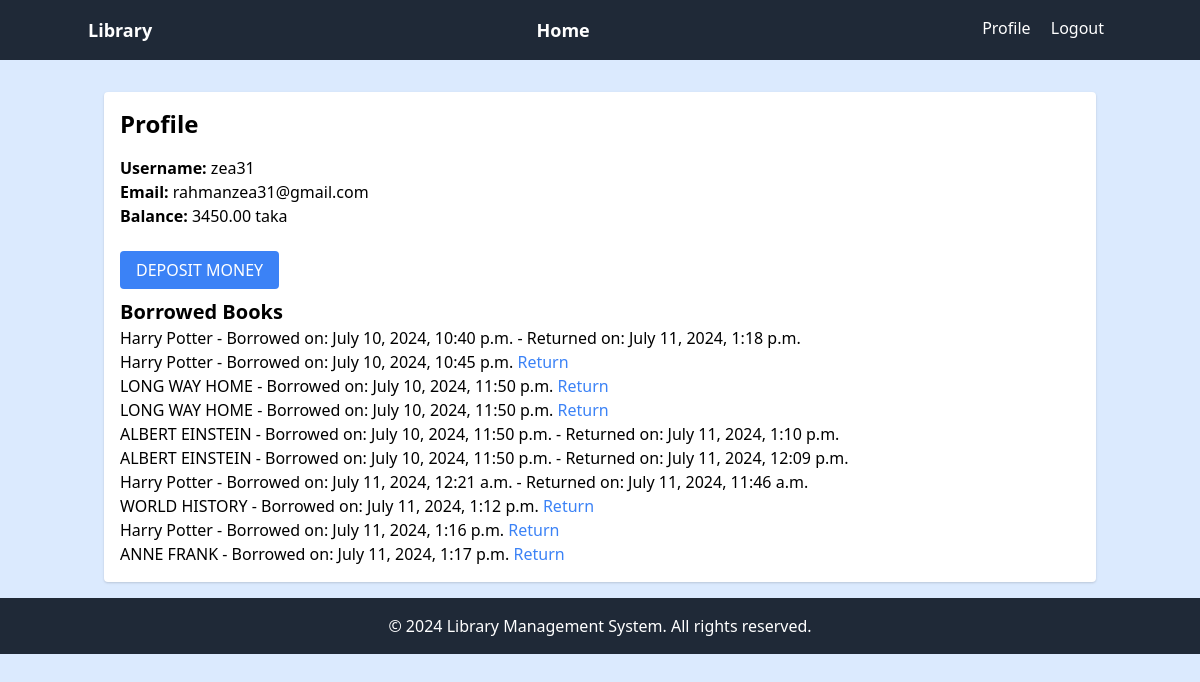
Page /Book/profile/ (signed in) on the earlier database version.
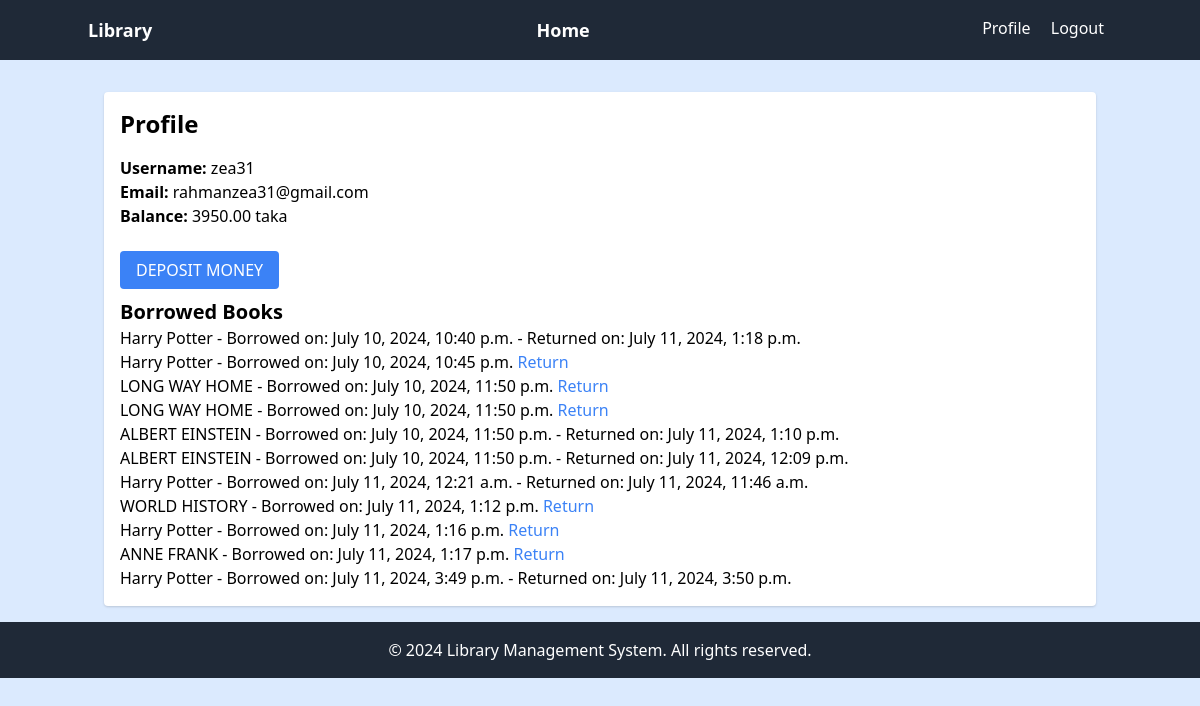
Same page on the later database version.
### Book/models.py (models this page shows, shortened)
class UserAccount(models.Model):
    user = models.OneToOneField(User, on_delete=models.CASCADE)
    balance = models.DecimalField(max_digits=10, decimal_places=2)

class Borrow(models.Model):
    user = models.ForeignKey(User, on_delete=models.CASCADE)
    book = models.ForeignKey(Book, on_delete=models.CASCADE)
    borrow_date = models.DateTimeField(default=timezone.now)
    return_date = models.DateTimeField(null=True, blank=True)

class Book(models.Model):
    title = models.CharField(max_length=200)
    description = models.TextField()
    image = models.ImageField(upload_to='book_images/')
    borrowing_price = models.DecimalField(max_digits=10, decimal_places=2)
    category = models.ForeignKey(Category, on_delete=models.CASCADE)

### Book/views.py (the view)
# urls.py: path('profile/', views.profile, name='profile'),
@login_required
def profile(request):
    user_account = get_object_or_404(UserAccount, user=request.user)
    borrows = Borrow.objects.filter(user=request.user)
    return render(request, 'profile.html', {'user_account': user_account, 'borrows': borrows})

### Book/templates/profile.html
{% extends 'base.html' %}
{% block content %}
<div class="bg-white p-4 rounded shadow">
    <h2 class="text-2xl font-bold mb-4">Profile</h2>
    <p><strong>Username:</strong> {{ user.username }}</p>
    <p><strong>Email:</strong> {{ user.email }}</p>
    <p style="margin-bottom: 30px;"><strong>Balance:</strong> {{ user_account.balance }} taka</p>
    <a href="{% url 'deposit' %}" class="bg-blue-500 text-white px-4 py-2 rounded mt-2" style="margin-top: 50px;">DEPOSIT MONEY</a>
    <h3 class="text-xl font-bold mt-4">Borrowed Books</h3>
    <ul>
        {% for borrow in borrows %}
            <li>
                {{ borrow.book.title }} - Borrowed on: {{ borrow.borrow_date }}
                {% if not borrow.return_date %}
                    <a href="{% url 'return_book' borrow.id %}" class="text-blue-500">Return</a>
                {% else %}
                    - Returned on: {{ borrow.return_date }}
                {% endif %}
            </li>
        {% endfor %}
    </ul>
</div>
{% endblock %}

Differences in the rows shown:
changed UserAccount: balance "3450.00" → "3950.00"
added Borrow: book "Harry Potter", borrow_date "July 11, 2024, 3:49 p.m.", return_date "July 11, 2024, 3:50 p.m."
